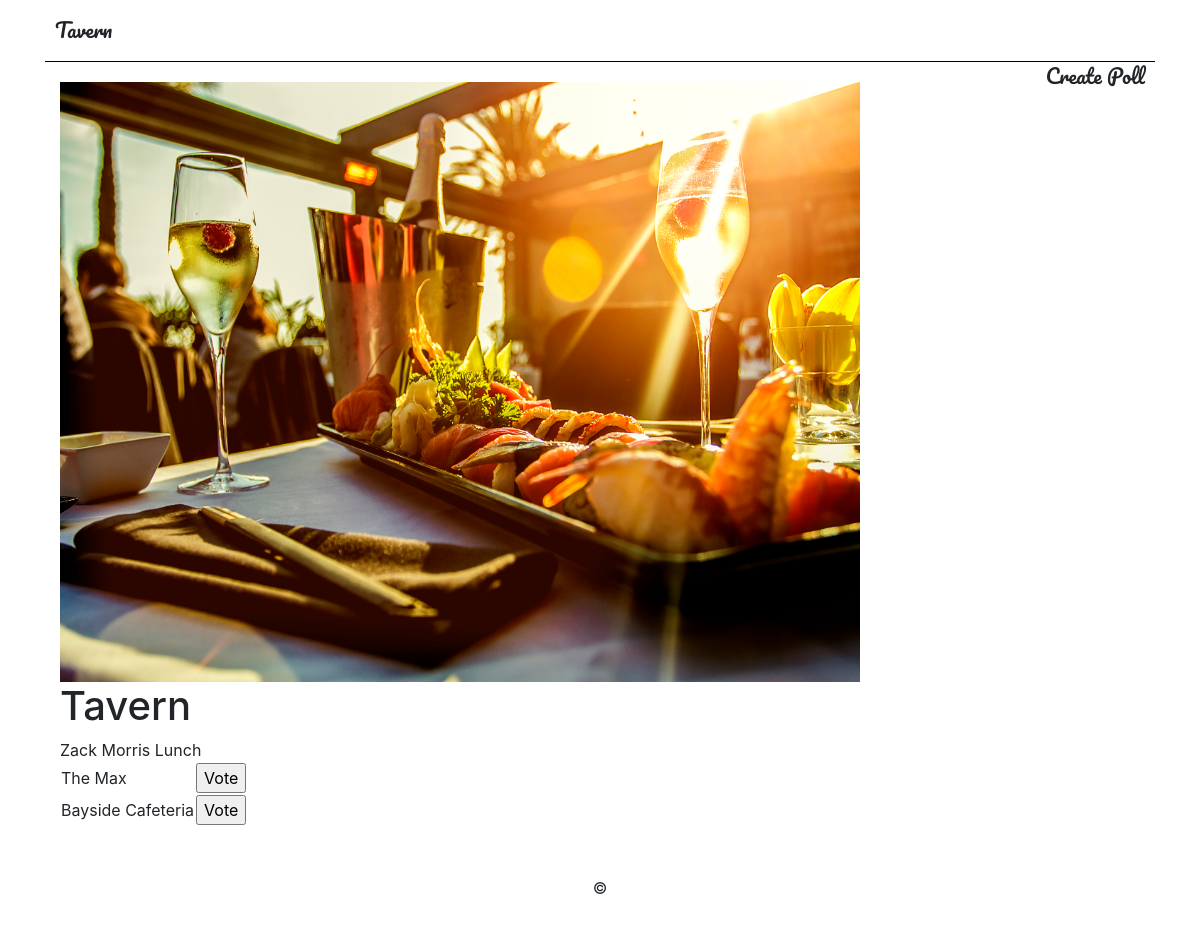
/1/, run on the app's committed database.
### tavern/models.py (models this page shows, shortened)
class Lunch(models.Model):
    nickname = models.CharField(max_length=100, default='')
    user = models.CharField(max_length=100, default='')
    date = models.DateField(max_length=100, default=datetime.date.today)

class Location(models.Model):
    lunch = models.ForeignKey('tavern.Lunch', on_delete=models.CASCADE, null=True)
    restaurant_suggestions = models.CharField(max_length=100, null=True)
    votes = models.IntegerField(default=0)

### tavern/views.py (the view)
# urls.py: path('<int:pk>/', views.DetailView.as_view(), name='detail'),
class DetailView(TemplateView):
    template_name = 'detail.html'
    def get_context_data(self, **kwargs):
        lunch_pk = self.kwargs.get('pk')
        lunch = Lunch.objects.get(pk=lunch_pk)
        locations = Location.objects.filter(lunch__pk=lunch_pk)
        context = {
            'locations': locations,
            'lunch': lunch
        }
        return context

### tavern/templates/detail.html (shortened to what this page needs)
{% extends 'base.html' %}
{% block content %}
    {{ lunch.nickname }}
<table>
    {% for location in locations %}
     <tr>
        <td>{{ location.restaurant_suggestions }}</td>
         <td>
             <form action="http://127.0.0.1:8000/{{ lunch.id }}/vote/" method="post">
                 <input type="submit" name="submit_button" value="Vote">
             </form>
         </td>
     </tr>
    {% endfor %}
</table>
{% endblock %}

### data on the page
Lunch: nickname "Zack Morris Lunch"
Location: restaurant_suggestions "The Max"
Location: restaurant_suggestions "Bayside Cafeteria"
